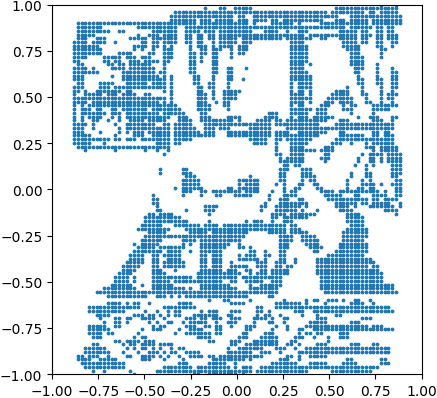

Recreate this plot in Python.
import matplotlib.pyplot as plt

with open('mypict1.txt', 'r') as fd:
    P = eval(fd.read())
x, y = zip(*P)
plt.scatter(x, y, s=3)
plt.axis('scaled'), plt.xlim(-1, 1), plt.ylim(-1, 1)
plt.show()
#plt.savefig('mypict2.png', bbox_inches='tight', pad_inches=0)
